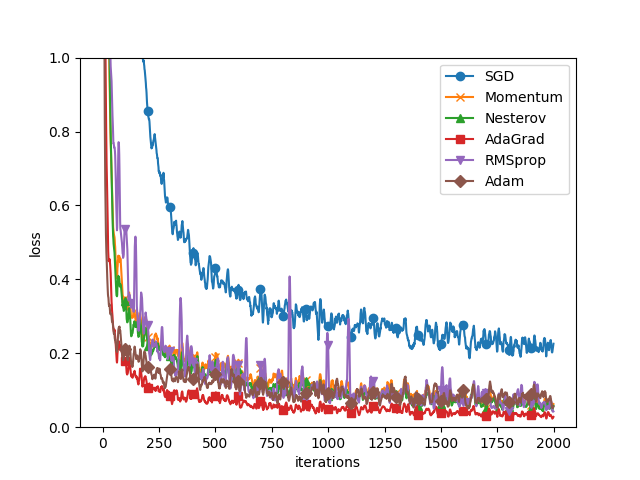

Write the Python code that produced this figure.
# coding: utf-8
import os
import sys
sys.path.append(os.pardir)  # 親ディレクトリのファイルをインポートするための設定
import matplotlib.pyplot as plt
from dataset.mnist import load_mnist
from common.util import smooth_curve
from common.multi_layer_net import MultiLayerNet
from common.optimizer import *



# 0:MNISTデータの読み込み=========
(x_train, t_train), (x_test, t_test) = load_mnist(normalize=True)

train_size = x_train.shape[0]
batch_size = 128
max_iterations = 2000

#1:実験の設定=========
optimizers = {}
optimizers['SGD'] = SGD()
optimizers['Momentum'] = Momentum()
optimizers['Nesterov'] = Nesterov()
optimizers['AdaGrad'] = AdaGrad()
optimizers['RMSprop'] = RMSprop()
optimizers['Adam'] = Adam()

networks = {}
train_loss = {}
for key in optimizers.keys():
    networks[key] = MultiLayerNet(
        input_size = 784, hidden_size_list=[100, 100, 100, 100],
        output_size = 10
    )

    train_loss[key] = []

#2:訓練の開始=======
for i in range(max_iterations):
    batch_mask = np.random.choice(train_size, batch_size)
    x_batch = x_train[batch_mask]
    t_batch = t_train[batch_mask]

    for key in optimizers.keys():
        grads = networks[key].gradient(x_batch, t_batch)
        optimizers[key].update(networks[key].params, grads)

        loss = networks[key].loss(x_batch, t_batch)
        train_loss[key].append(loss)
    
    if i % 100 == 0:
        print("==========iteration:{}=========".format(i))
        for key in optimizers.keys():
            loss = networks[key].loss(x_batch, t_batch)
            print("{}:{}".format(key, loss))

#3:グラフの描画=========
markers = {"SGD": "o", "Momentum": "x", "Nesterov": "^", "AdaGrad": "s", "RMSprop": "v","Adam": "D"}
x = np.arange(max_iterations)
for key in optimizers.keys():
    plt.plot(x, smooth_curve(train_loss[key]), marker=markers[key], markevery=100, label=key)
plt.xlabel("iterations")
plt.ylabel("loss")
plt.ylim(0, 1)
plt.legend()
plt.savefig("optimizer_compare_mnist.png")
plt.show()